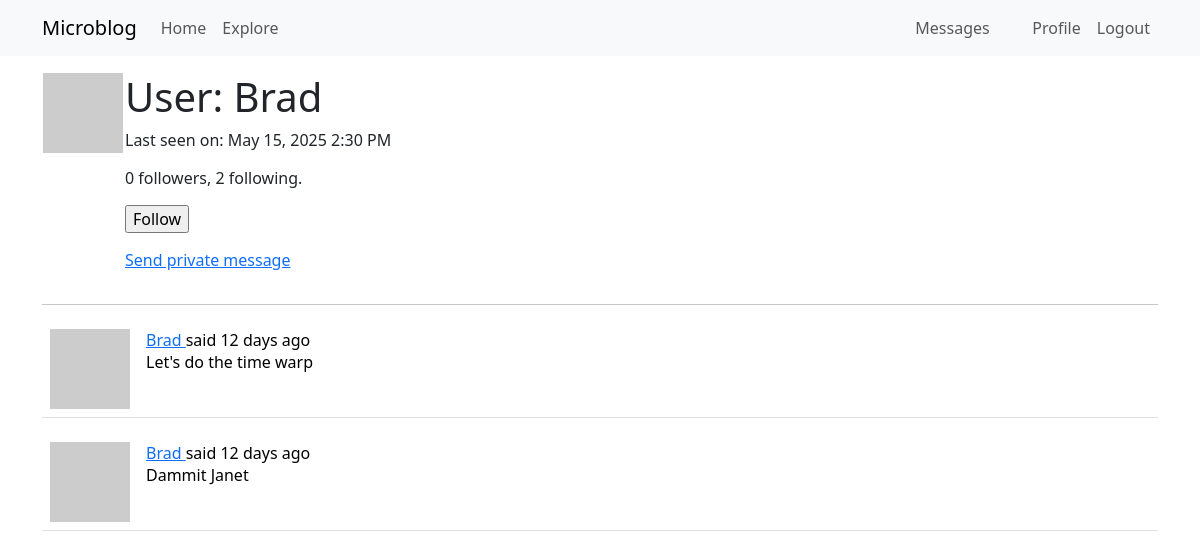
Screenshot of /auth/user/Brad (signed in) with the database file from the repository.
### app/models.py (models this page shows, shortened)
class User(UserMixin, db.Model):
    id: so.Mapped[int] = so.mapped_column(primary_key=True)
    username: so.Mapped[str] = so.mapped_column(sa.String(64), index=True,
                                                unique=True)
    email: so.Mapped[str] = so.mapped_column(sa.String(120), index=True,
                                             unique=True)
    password_hash: so.Mapped[Optional[str]] = so.mapped_column(sa.String(256))
    posts: so.WriteOnlyMapped['Post'] = so.relationship(
        back_populates='author')
    about_me: so.Mapped[Optional[str]] = so.mapped_column(sa.String(140))
    last_seen: so.Mapped[Optional[datetime]] = so.mapped_column(
        default=lambda: datetime.now(timezone.utc))
    following: so.WriteOnlyMapped['User'] = so.relationship(
        secondary=followers, primaryjoin=(followers.c.follower_id == id),
        secondaryjoin=(followers.c.followed_id == id),
        back_populates='followers')
    followers: so.WriteOnlyMapped['User'] = so.relationship(
        secondary=followers, primaryjoin=(followers.c.followed_id == id),
        secondaryjoin=(followers.c.follower_id == id),
        back_populates='following')
    messages_sent: so.WriteOnlyMapped['Message'] = so.relationship(
        foreign_keys='Message.sender_id', back_populates='author')
    messages_received: so.WriteOnlyMapped['Message'] = so.relationship(
        foreign_keys='Message.recipient_id', back_populates='recipient')
    last_message_read_time: so.Mapped[Optional[datetime]]
    notifications: so.WriteOnlyMapped['Notification'] = so.relationship(
        back_populates='user')
    def avatar(self, size):
        digest = md5(self.email.lower().encode('utf-8')).hexdigest()
        return f'https://www.gravatar.com/avatar/{digest}?d=identicon&s={size}'
    def is_following(self, user):
        query = self.following.select().where(User.id == user.id)
        return db.session.scalar(query) is not None
    def followers_count(self):
        query = sa.select(sa.func.count()).select_from(
            self.followers.select().subquery())
        return db.session.scalar(query)
    def following_count(self):
        query = sa.select(sa.func.count()).select_from(
            self.following.select().subquery())
        return db.session.scalar(query)
    def unread_message_count(self):
        last_read_time = self.last_message_read_time or datetime(1900, 1, 1)
        query = sa.select(Message).where(Message.recipient == self,
                                         Message.timestamp > last_read_time)
        return db.session.scalar(sa.select(sa.func.count()).select_from(
            query.subquery()))

class SearchableMixin(object):
    @classmethod
    def before_commit(cls, session):
        session._changes = {
            'add': list(session.new),
            'update': list(session.dirty),
            'delete': list(session.deleted)
        }
    @classmethod
    def after_commit(cls, session):
        for obj in session._changes['add']:
            if isinstance(obj, SearchableMixin):
                add_to_index(obj.__tablename__, obj)
        for obj in session._changes['update']:
            if isinstance(obj, SearchableMixin):
                add_to_index(obj.__tablename__, obj)
        for obj in session._changes['delete']:
            if isinstance(obj, SearchableMixin):
                remove_from_index(obj.__tablename__, obj)
        session._changes = None

class Post(SearchableMixin, db.Model):
    __searchable__ = ['body']
    id: so.Mapped[int] = so.mapped_column(primary_key=True)
    body: so.Mapped[str] = so.mapped_column(sa.String(140))
    timestamp: so.Mapped[datetime] = so.mapped_column(
        index=True, default=lambda: datetime.now(timezone.utc))
    user_id: so.Mapped[int] = so.mapped_column(sa.ForeignKey(User.id),
                                               index=True)
    author: so.Mapped[User] = so.relationship(back_populates='posts')
    language: so.Mapped[Optional[str]] = so.mapped_column(sa.String(5))

### app/auth/routes.py (the view)
@bp.route('/user/<username>')
@login_required
def user(username):
    user = db.first_or_404(sa.select(User).where(User.username == username))
    page = request.args.get('page', 1, type=int)
    query = user.posts.select().order_by(Post.timestamp.desc())
    posts = db.paginate(query, page=page,
                        per_page=current_app.config['POSTS_PER_PAGE'],
                        error_out=False)
    next_url = url_for('auth.user', username=user.username, page=posts.next_num) \
        if posts.has_next else None
    prev_url = url_for('auth.user', username=user.username, page=posts.prev_num) \
        if posts.has_prev else None
    form = EmptyForm()
    return render_template('user.html', user=user, posts=posts.items,
                           next_url=next_url, prev_url=prev_url, form=form)

### app/auth/forms.py
class EmptyForm(FlaskForm):
    submit = SubmitField('Submit')

### app/auth/routes.py (called while the page is built)
@bp.before_request
def before_request():
    if current_user.is_authenticated:
        current_user.last_seen = datetime.now(timezone.utc)
        db.session.commit()
    g.locale = str(get_locale())

### app/models.py (called while the page is built)
@login.user_loader
def load_user(id):
    return db.session.get(User, int(id))

### app/templates/user.html (shortened to what this page needs)
{% extends "base.html" %}
{% block content %}
    <table>
        <tr valign="top">
            <td><img src="{{ user.avatar(128) }}"></td>
            <td>
                <h1>User: {{ user.username }}</h1>
                {% if user.last_seen %}
                <p>Last seen on: {{ moment(user.last_seen).format('LLL') }}</p>
                {% endif %}
                <p>{{ user.followers_count() }} followers, {{ user.following_count() }} following.</p>
                {% if user == current_user %}
                <p><a href="{{ url_for('auth.edit_profile') }}">Edit your profile</a></p>
                {% elif not current_user.is_following(user) %}
                <p>
                    <form action="{{ url_for('auth.follow', username=user.username) }}" method="post">
                        {{ form.submit(value='Follow') }}
                    </form>
                </p>
                {% endif %}
                {% if user != current_user %}
                <p>
                    <a href="{{ url_for('main.send_message',
                                        recipient=user.username) }}">
                        {{ _('Send private message') }}
                    </a>
                </p>
                {% endif %}
            </td>
        </tr>
    </table>
    <hr>
    {% for post in posts %}
        {% include '_post.html' %}
    {% endfor %}
{% endblock %}

### app/templates/_post.html (shortened to what this page needs)
<table class="table table-hover">
    <tr>
        <td width="70px">
            <a href="{{ url_for('auth.user', username=post.author.username) }}">
                <img src="{{ post.author.avatar(70) }}" />
            </a>
        </td>
        <td>
            {{ _('%(username)s said %(when)s',
                username=user_link, when=moment(post.timestamp).fromNow()) }}
            <br>
            <span id="post{{ post.id }}">{{ post.body }}</span>
        </td>
    </tr>
</table>

### rows the page displays
User: username "Brad", last_seen "May 15, 2025 2:30 PM"
Post: body "Let's do the time warp"
Post: body "Dammit Janet"

### other values shown
{{ user.followers_count() }} "0"
{{ user.following_count() }} "2"
